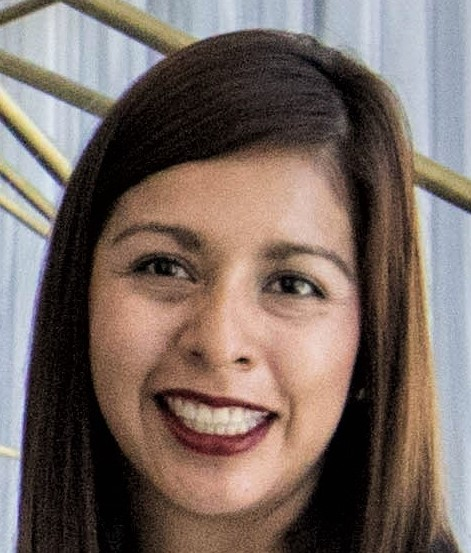
#> input picture Part 1/Lession 7_Features Vector/ORB implement/face.jpeg, 471 x 553 px
$ python 'Rotational Invariance.py'
#> lines starting #> are read from the running program, lines starting #| are printed output that depends on the picture
import cv2
import matplotlib.pyplot as plt

# Set the default figure size
plt.rcParams['figure.figsize'] = [14.0, 7.0]

# Load the training image
image1 = cv2.imread('face.jpeg')
#> image1 is the input picture: shape (553, 471, 3); mean B, G, R 98.9, 105.9, 121

# Load the query image
image2 = cv2.imread('faceR.jpeg')
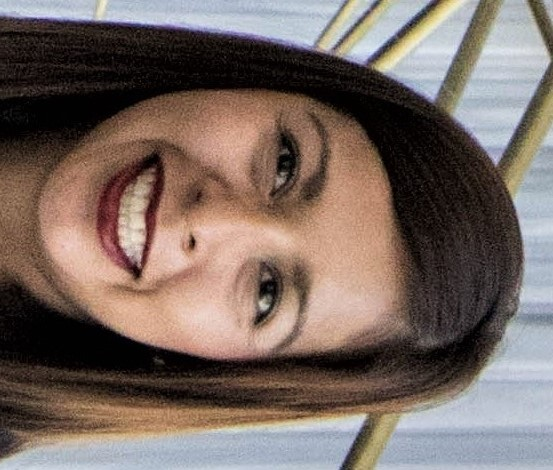
#> input picture Part 1/Lession 7_Features Vector/ORB implement/faceR.jpeg, 553 x 470 px
#> image2 is the input picture: shape (470, 553, 3); mean B, G, R 98.7, 105.7, 120.9

# Convert the training image to RGB
training_image = cv2.cvtColor(image1, cv2.COLOR_BGR2RGB)

# Convert the query image to RGB
query_image = cv2.cvtColor(image2, cv2.COLOR_BGR2RGB)

# Display the images
plt.subplot(121)
plt.title('Training Image')
plt.imshow(training_image)
plt.subplot(122)
plt.title('Query Image')
plt.imshow(query_image)
plt.show()
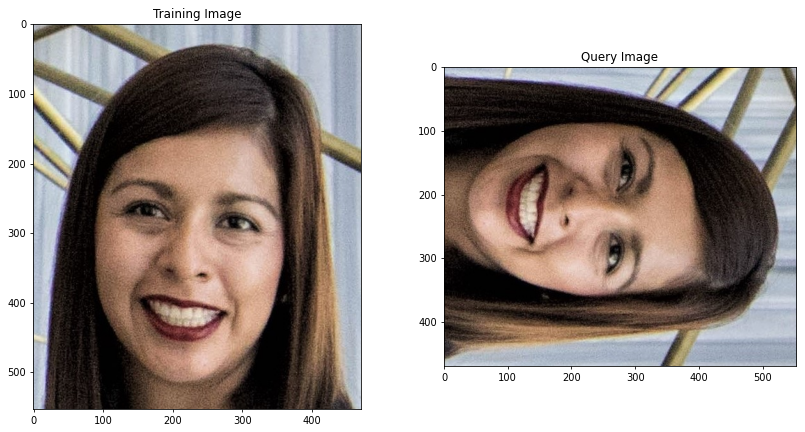
#> figure drawn by matplotlib, 2 panels

# Convert the training image to gray scale
training_gray = cv2.cvtColor(training_image, cv2.COLOR_BGR2GRAY)
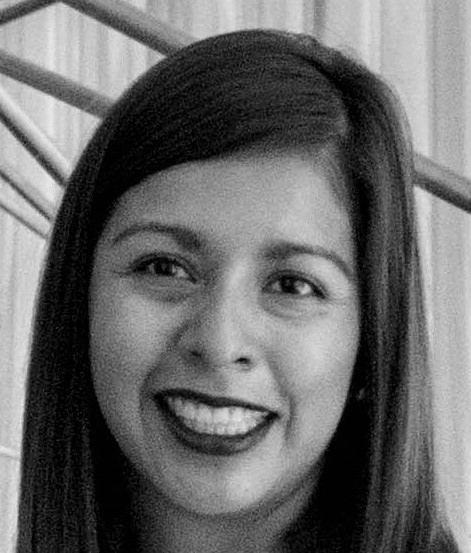
#> training_gray: shape (553, 471); min 0, max 236, mean 105.5

# Convert the query image to gray scale
query_gray = cv2.cvtColor(query_image, cv2.COLOR_BGR2GRAY)
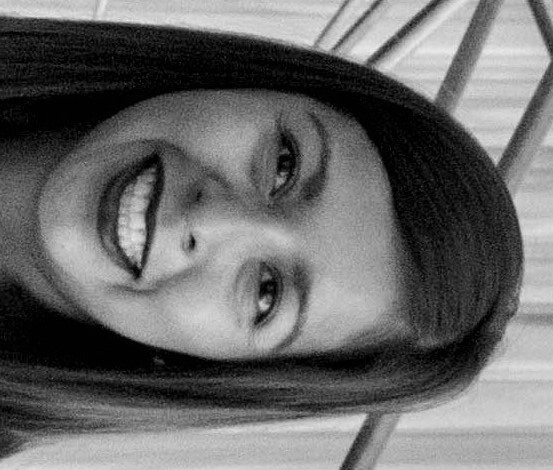
#> query_gray: shape (470, 553); min 0, max 240, mean 105.3

# Set the parameters of the ORB algorithm by specifying the maximum number of keypoints to locate and
# the pyramid decimation ratio
orb = cv2.ORB_create(1000, 2.0)

# Find the keypoints in the gray scale training and query images and compute their ORB descriptor.
# The None parameter is needed to indicate that we are not using a mask in either case.
keypoints_train, descriptors_train = orb.detectAndCompute(training_gray, None)
#> keypoints_train = 821 keypoints; strongest (x, y, size): (306, 286, 62), (252, 420, 124), (272, 412, 124), (300, 288, 124)
keypoints_query, descriptors_query = orb.detectAndCompute(query_gray, None)
#> keypoints_query = 832 keypoints; strongest (x, y, size): (262, 304, 62), (136, 248, 124), (136, 272, 124), (260, 300, 124)

# Create a Brute Force Matcher object. Set crossCheck to True so that the BFMatcher will only return consistent
# pairs. Such technique usually produces best results with minimal number of outliers when there are enough matches.
bf = cv2.BFMatcher(cv2.NORM_HAMMING, crossCheck = True)

# Perform the matching between the ORB descriptors of the training image and the query image
matches = bf.match(descriptors_train, descriptors_query)
#> matches = 617 matches

# The matches with shorter distance are the ones we want. So, we sort the matches according to distance
matches = sorted(matches, key = lambda x : x.distance)

# Connect the keypoints in the training image with their best matching keypoints in the query image.
# The best matches correspond to the first elements in the sorted matches list, since they are the ones
# with the shorter distance. We draw the first 100 mathces and use flags = 2 to plot the matching keypoints
# without size or orientation.
result = cv2.drawMatches(training_gray, keypoints_train, query_gray, keypoints_query, matches[:100], query_gray, flags = 2)
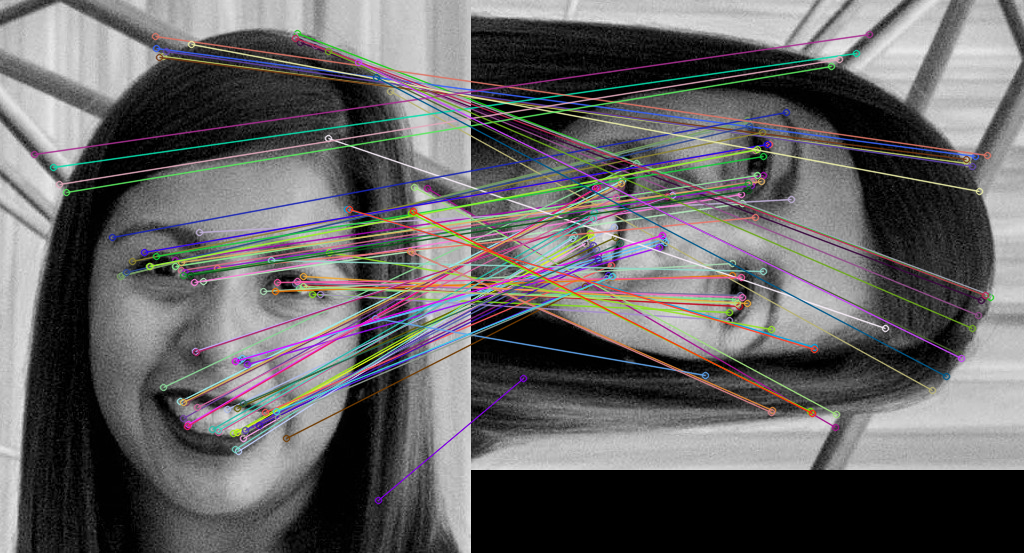
#> result: shape (553, 1024, 3); mean of channels 0, 1, 2 100.1, 99.7, 100.9; drawn as B, G, R

# Display the best matching points
plt.title('Best Matching Points')
plt.imshow(result)
plt.show()

# Print the number of keypoints detected in the training image
print("\nNumber of Keypoints Detected In The Training Image: ", len(keypoints_train))
#| Number of Keypoints Detected In The Training Image:  821

# Print the number of keypoints detected in the query image
print("Number of Keypoints Detected In The Query Image: ", len(keypoints_query))
#| Number of Keypoints Detected In The Query Image:  832

# Print total number of matching points between the training and query images
print("\nNumber of Matching Keypoints Between The Training and Query Images: ", len(matches))
#| Number of Matching Keypoints Between The Training and Query Images:  617
